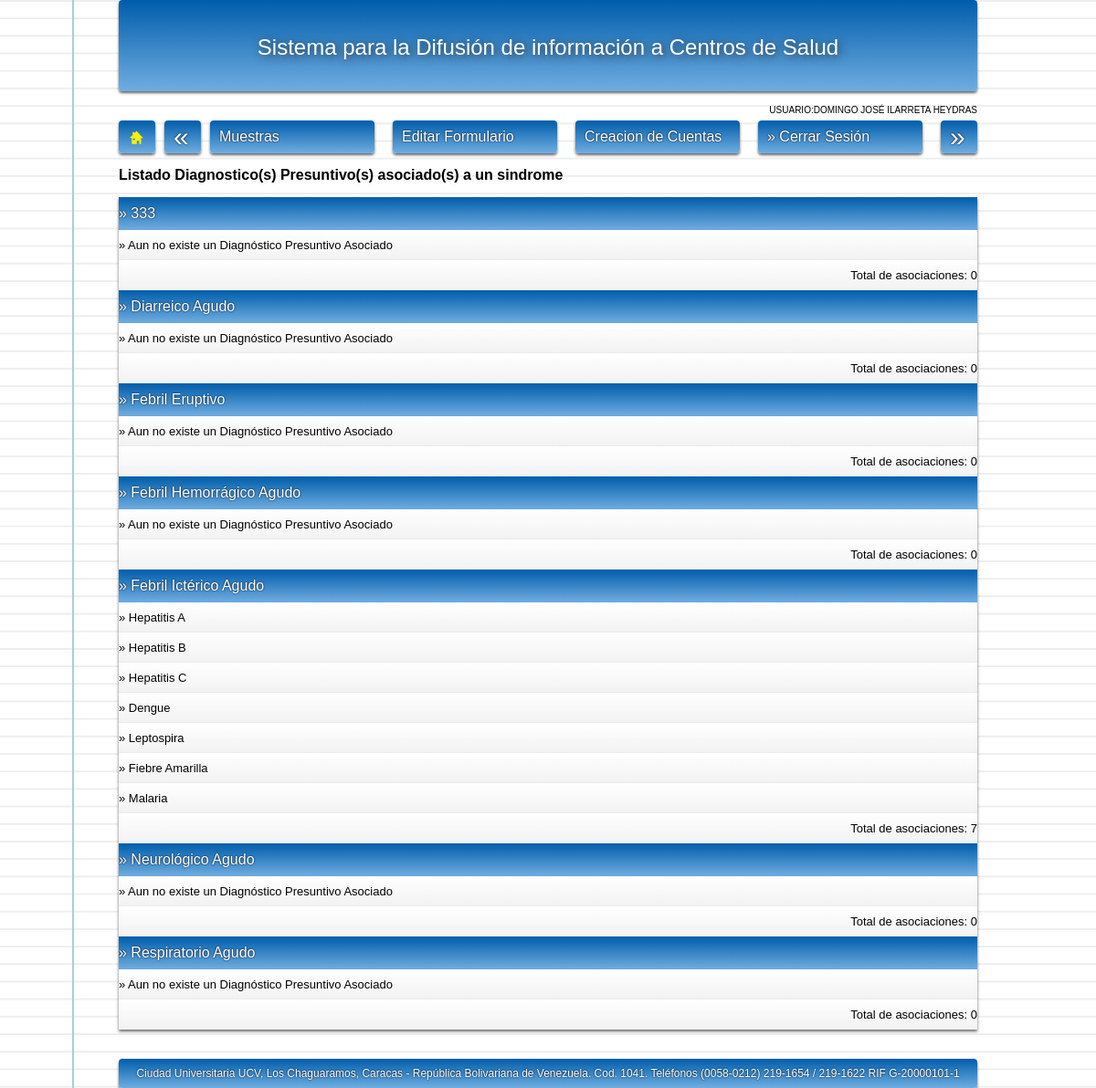
/c_asociacion.php?consulta=asoc_dp_s (signed in), run on the app's committed database.
### tables this page shows
CREATE TABLE IF NOT EXISTS `sindrome` (
  `id` int(200) NOT NULL AUTO_INCREMENT,
  `sindrome` varchar(200) NOT NULL,
  `detalles` varchar(500) NOT NULL,
  PRIMARY KEY (`id`)
);

CREATE TABLE IF NOT EXISTS `diagnostico_presuntivo` (
  `id` int(200) NOT NULL AUTO_INCREMENT,
  `diagnostico_presuntivo` varchar(300) NOT NULL,
  `detalles` varchar(300) NOT NULL,
  PRIMARY KEY (`id`)
);

### c_asociacion.php (the view, shortened to what this page needs)
<?php
$nombre_usuario =$_SESSION['nombre_usuario'];
$privilegio = $_SESSION['privilegio'];
	if($privilegio=="0"){
?>
<!DOCTYPE html PUBLIC "-//W3C//DTD XHTML 1.0 Transitional//EN" "http://www.w3.org/TR/xhtml1/DTD/xhtml1-transitional.dtd">
<html xmlns="http://www.w3.org/1999/xhtml">
<head>
<link rel="stylesheet" href="css/estilos.css">
<link rel="stylesheet" href="css/default.css">
<link rel="stylesheet" href="css/960/960.css">
<link rel="stylesheet" href="css/960/text.css">
<link rel="stylesheet" href="css/960/reset.css">
<?php include ('funciones.php'); ?>
</head>
<body class="hoja">
<div class="container_16">
<?php echo '<br /><div class="grid_16" style="text-align:right; font-size:10px;">USUARIO:'; echo $nombre_usuario . "</div>";?>
<?php
	$consulta=$_GET['consulta'];
	if($consulta!=""){
		if($consulta=="asoc_dp_s"){
			echo '<div class="grid_16">
			<h2 class="grid_16 alpha">Listado Diagnostico(s) Presuntivo(s) asociado(s) a un sindrome</h2><br><br>
    		<table class="grid_16 alpha">';
			 include('conexion/conexion.php');
					$sql2="SELECT * FROM sindrome ORDER BY sindrome";
					$seleccion2=mysql_query($sql2,$conexion);
					while ($row2 = mysql_fetch_array($seleccion2)){
					$maestro=$row2["sindrome"];
					$cod_maestro=$row2["id"];
					echo '<td class="grid_16 azul3 alpha left">&raquo; '. $maestro .'</td>';
						$sql3="SELECT * FROM asoc_dp_s WHERE cod_maestro='$cod_maestro'";
						$seleccion3=mysql_query($sql3,$conexion);
						$cont=mysql_num_rows($seleccion3);
						if($cont==0){
							echo '<td class="grid_16 blanco alpha left">&raquo; Aun no existe un Diagnóstico Presuntivo Asociado</td>';
							echo '<td class="grid_16 blanco alpha right">Total de asociaciones: '. $cont .' </td>';
						}else{
							while ($row3 = mysql_fetch_array($seleccion3)){
							$cod_asociado=$row3["cod_asociado"];
								$sql4="SELECT * FROM diagnostico_presuntivo WHERE id='$cod_asociado'";
								$seleccion4=mysql_query($sql4,$conexion);
								while ($row4 = mysql_fetch_array($seleccion4)){
								$asociado=$row4["diagnostico_presuntivo"];
								echo '<td class="grid_16 blanco alpha left">&raquo; '. $asociado .'</td>';
								}
							}
							echo '<td class="grid_16 blanco alpha right">Total de asociaciones: '. $cont .'</td>';
						}
					}
			echo '</table></div><div class="clear"></div><br><br>';
			}
		}else {echo '<html><head><meta http-equiv="REFRESH" content="0; url=index.php"></head></html>';}
?>
</body>
</html>
<?php }else {echo '<html><head><meta http-equiv="REFRESH" content="0; url=index.php"></head></html>';}?>

### css/estilos.css (style rules this page uses)
body { font-family:'Arial'; }
.hoja { background-color: #fff; background-image: linear-gradient(90deg, transparent 79px, #abced4 79px, #abced4 81px, transparent 81px),linear-gradient(#eee .1em, transparent .1em); background-size: 100% 1.2em; }
fieldset legend, { color:#FFF; font-size:20px; text-shadow: 1px 1px 4px #000000; }
.azul3 { -webkit-box-shadow: #666 0px 2px 3px; -moz-box-shadow: #666 0px 2px 3px; box-shadow: #666 0px 2px 3px; background: #005DAB; background: -webkit-gradient(linear, 0 0, 0 bottom, from(#005DAB), to(#70ADE1)); background: -webkit-linear-gradient(#005DAB, #70ADE1); background: -moz-linear-gradient(#005DAB, #70ADE1); background: -ms-linear-gradient(#005DAB, #70ADE1); background: -o-linear-gradient(#005DAB, #70ADE1); background: linear-gradient(#005DAB, #70ADE1); -pie-background: linear-gradient(#005DAB, #70ADE1); padding-top: 10px; padding-bottom: 10px; }
.blanco { padding-top: 10px; padding-bottom: 10px; color:#000000; text-shadow: 0px 0px 1px #FFFFFF; -webkit-box-shadow: #666 0px 2px 3px; -moz-box-shadow: #666 0px 2px 3px; box-shadow: #666 0px 2px 3px; background: #FFFFFF; background: -webkit-gradient(linear, 0 0, 0 bottom, from(#FFFFFF), to(#F2F2F2)); background: -webkit-linear-gradient(#FFFFFF, #F2F2F2); background: -moz-linear-gradient(#FFFFFF, #F2F2F2); background: -ms-linear-gradient(#FFFFFF, #F2F2F2); background: -o-linear-gradient(#FFFFFF, #F2F2F2); background: linear-gradient(#FFFFFF, #F2F2F2); font-size:13px; }
td { text-align:center; color:#FFF; text-shadow: 0px 0px 2px #000000; }
.left { text-align:left; }
.right { text-align:right; }

### css/960/960.css (style rules this page uses)
.container_12, .container_16 { margin-left: auto; margin-right: auto; width: 960px; }
.grid_1, .grid_2, .grid_3, .grid_4, .grid_5, .grid_6, .grid_7, .grid_8, .grid_9, .grid_10, .grid_11, .grid_12, .grid_13, .grid_14, .grid_15, .grid_16 { display: inline; float: left; margin-left: 10px; margin-right: 10px; }
.container_12 .grid_12, .container_16 .grid_16 { width: 940px; }
.alpha { margin-left: 0; }

### css/960/text.css (style rules this page uses)
body { font: 13px/1.5 Helvetica, Arial, 'Liberation Sans', FreeSans, sans-serif; }
h2 { font-size: 23px; }
p, dl, hr, h1, h2, h3, h4, h5, h6, ol, ul, pre, table, address, fieldset { margin-bottom: 20px; }

### data on the page
sindrome: sindrome "333", cont "0"
sindrome: sindrome "Diarreico Agudo", cont "0"
sindrome: sindrome "Febril Eruptivo", cont "0"
sindrome: sindrome "Febril Hemorrágico Agudo", cont "0"
sindrome: sindrome "Febril Ictérico Agudo", cont "7"
diagnostico_presuntivo: diagnostico_presuntivo "Hepatitis A"
diagnostico_presuntivo: diagnostico_presuntivo "Hepatitis B"
diagnostico_presuntivo: diagnostico_presuntivo "Hepatitis C"
diagnostico_presuntivo: diagnostico_presuntivo "Dengue"
diagnostico_presuntivo: diagnostico_presuntivo "Leptospira"
diagnostico_presuntivo: diagnostico_presuntivo "Fiebre Amarilla"
diagnostico_presuntivo: diagnostico_presuntivo "Malaria"
sindrome: sindrome "Neurológico Agudo", cont "0"
sindrome: sindrome "Respiratorio Agudo", cont "0"

### other printed values
$nombre_usuario "DOMINGO JOSÉ ILARRETA HEYDRAS"
$pie "Ciudad Universitaria UCV, Los Chaguaramos, Caracas - República Bolivariana de Venezuela. Cod. 1041. Teléfonos (0058-0212) 219-1654 / 219-1622 RIF G-20000101-1"
